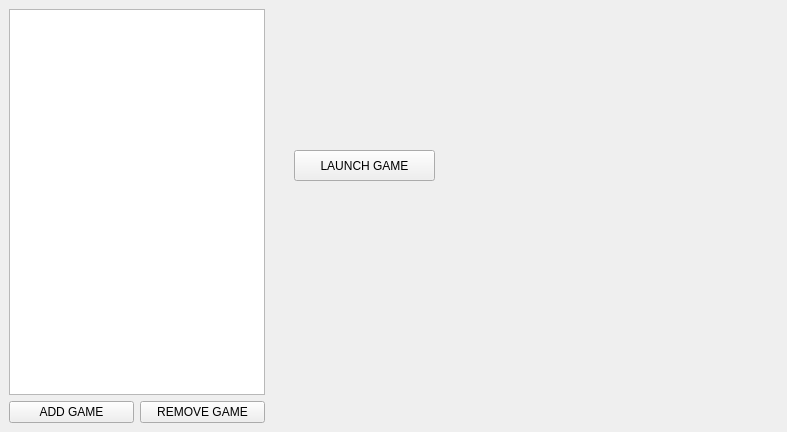
<?xml version="1.0" encoding="UTF-8"?>
<ui version="4.0">
 <class>Library</class>
 <widget class="QWidget" name="Library">
  <property name="geometry">
   <rect>
    <x>0</x>
    <y>0</y>
    <width>787</width>
    <height>432</height>
   </rect>
  </property>
  <property name="sizePolicy">
   <sizepolicy hsizetype="Expanding" vsizetype="Expanding">
    <horstretch>0</horstretch>
    <verstretch>0</verstretch>
   </sizepolicy>
  </property>
  <property name="minimumSize">
   <size>
    <width>0</width>
    <height>0</height>
   </size>
  </property>
  <property name="windowTitle">
   <string>Form</string>
  </property>
  <layout class="QGridLayout" name="gridLayout">
   <property name="leftMargin">
    <number>0</number>
   </property>
   <property name="topMargin">
    <number>0</number>
   </property>
   <property name="rightMargin">
    <number>0</number>
   </property>
   <property name="bottomMargin">
    <number>0</number>
   </property>
   <item row="0" column="0">
    <layout class="QHBoxLayout" name="mainHLayout">
     <property name="spacing">
      <number>0</number>
     </property>
     <property name="sizeConstraint">
      <enum>QLayout::SetDefaultConstraint</enum>
     </property>
     <item>
      <widget class="QWidget" name="leftSidebar" native="true">
       <property name="enabled">
        <bool>true</bool>
       </property>
       <property name="sizePolicy">
        <sizepolicy hsizetype="Expanding" vsizetype="Expanding">
         <horstretch>0</horstretch>
         <verstretch>0</verstretch>
        </sizepolicy>
       </property>
       <property name="minimumSize">
        <size>
         <width>210</width>
         <height>0</height>
        </size>
       </property>
       <property name="styleSheet">
        <string notr="true"/>
       </property>
       <layout class="QVBoxLayout" name="verticalLayout">
        <item>
         <widget class="QListWidget" name="gameListWidget"/>
        </item>
        <item>
         <layout class="QHBoxLayout" name="horizontalLayout">
          <item>
           <widget class="QPushButton" name="addGame">
            <property name="styleSheet">
             <string notr="true"/>
            </property>
            <property name="text">
             <string>ADD GAME</string>
            </property>
            <property name="flat">
             <bool>false</bool>
            </property>
           </widget>
          </item>
          <item>
           <widget class="QPushButton" name="removeGame">
            <property name="text">
             <string>REMOVE GAME</string>
            </property>
           </widget>
          </item>
         </layout>
        </item>
       </layout>
      </widget>
     </item>
     <item>
      <widget class="QWidget" name="content" native="true">
       <property name="sizePolicy">
        <sizepolicy hsizetype="Expanding" vsizetype="Expanding">
         <horstretch>3</horstretch>
         <verstretch>0</verstretch>
        </sizepolicy>
       </property>
       <property name="styleSheet">
        <string notr="true"/>
       </property>
       <widget class="QPushButton" name="testLaunch">
        <property name="geometry">
         <rect>
          <x>20</x>
          <y>150</y>
          <width>141</width>
          <height>31</height>
         </rect>
        </property>
        <property name="text">
         <string>LAUNCH GAME</string>
        </property>
       </widget>
      </widget>
     </item>
    </layout>
   </item>
  </layout>
 </widget>
 <resources/>
 <connections/>
</ui>
